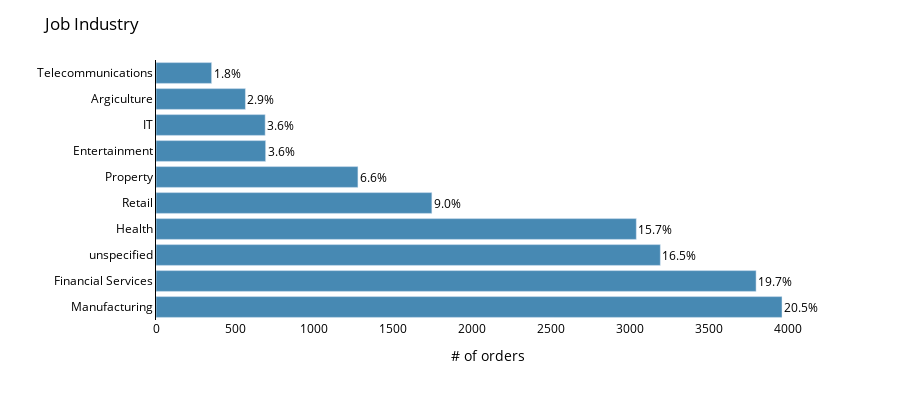

Notebook source saved alongside this figure:
### Code cell
# Job Industry ------------------------------------------

industry_counts = df_model['job_industry_category'].value_counts()
industry_percentages = (industry_counts / industry_counts.sum()) * 100

fig_industry = px.bar(y=industry_counts.index, x=industry_counts, orientation='h')
fig_industry.update_layout(
    title='Job Industry',
    xaxis_title='# of orders',
    yaxis_title='',
    height=400,
    width=900,
    yaxis=dict(showline=True, linewidth=1, linecolor='black'),
    font=dict(color='black'),
    plot_bgcolor='rgba(0,0,0,0)'
)

fig_industry.update_traces(marker_color='#4789B3')

for industry, count, percentage in zip(industry_counts.index, industry_counts, industry_percentages):
    fig_industry.add_annotation(
        text=f'{percentage:.1f}%',
        x=count,
        y=industry,
        xanchor='left',
        showarrow=False
    )
    
fig_industry.show()

### Figure 1 — Plotly figure (JSON) as saved in the notebook; plotly's stock layout.template omitted (floating-point values rounded to 4 significant figures)
{"data": [{"alignmentgroup": "True", "hovertemplate": "x=%{x}<br>y=%{y}<extra></extra>", "legendgroup": "", "marker": {"color": "#4789B3", "pattern": {"shape": ""}}, "name": "", "offsetgroup": "", "orientation": "h", "showlegend": false, "textposition": "auto", "type": "bar", "x": [3962, 3798, 3192, 3040, 1746, 1278, 694, 691, 566, 352], "xaxis": "x", "y": ["Manufacturing", "Financial Services", "unspecified", "Health", "Retail", "Property", "Entertainment", "IT", "Argiculture", "Telecommunications"], "yaxis": "y"}], "layout": {"annotations": [{"showarrow": false, "text": "20.5%", "x": 3962, "xanchor": "left", "y": "Manufacturing"}, {"showarrow": false, "text": "19.7%", "x": 3798, "xanchor": "left", "y": "Financial Services"}, {"showarrow": false, "text": "16.5%", "x": 3192, "xanchor": "left", "y": "unspecified"}, {"showarrow": false, "text": "15.7%", "x": 3040, "xanchor": "left", "y": "Health"}, {"showarrow": false, "text": "9.0%", "x": 1746, "xanchor": "left", "y": "Retail"}, {"showarrow": false, "text": "6.6%", "x": 1278, "xanchor": "left", "y": "Property"}, {"showarrow": false, "text": "3.6%", "x": 694, "xanchor": "left", "y": "Entertainment"}, {"showarrow": false, "text": "3.6%", "x": 691, "xanchor": "left", "y": "IT"}, {"showarrow": false, "text": "2.9%", "x": 566, "xanchor": "left", "y": "Argiculture"}, {"showarrow": false, "text": "1.8%", "x": 352, "xanchor": "left", "y": "Telecommunications"}], "barmode": "relative", "font": {"color": "black"}, "height": 400, "legend": {"tracegroupgap": 0}, "margin": {"t": 60}, "plot_bgcolor": "rgba(0,0,0,0)", "title": {"text": "Job Industry"}, "width": 900, "xaxis": {"anchor": "y", "domain": [0, 1], "title": {"text": "# of orders"}}, "yaxis": {"anchor": "x", "domain": [0, 1], "linecolor": "black", "linewidth": 1, "showline": true, "title": {"text": ""}}}}
